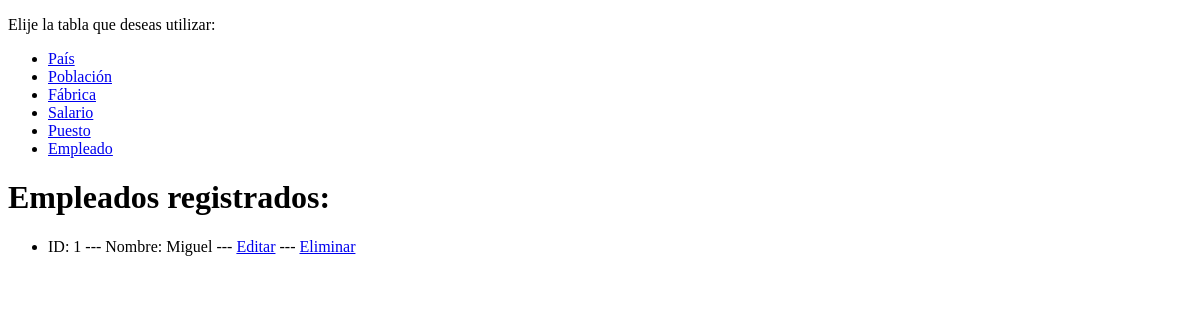
The page /gestion/listar_empleados/ on the database as committed earlier.
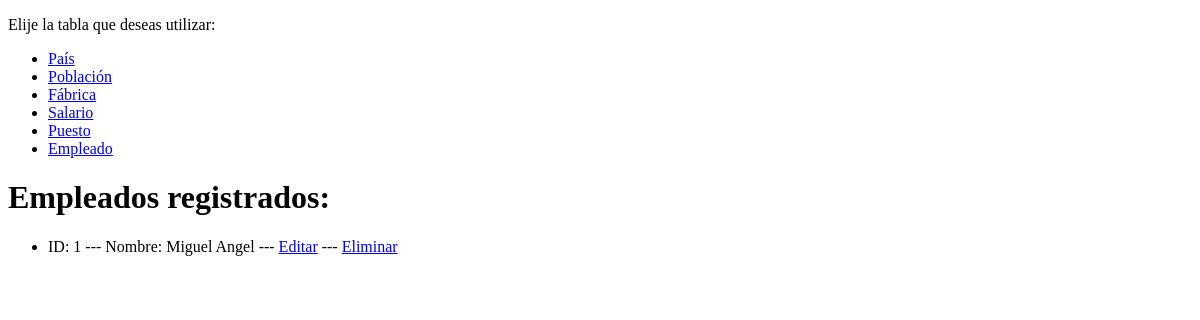
The same page on the database as committed later.
### gestion/models.py (models this page shows)
class Empleado(models.Model):
    nombre_empleado = models.CharField(max_length=50)
    documento = models.CharField(max_length=20)
    email = models.CharField(max_length=75)
    direccion_empleado = models.CharField(max_length=40)
    puesto = models.ForeignKey(Puesto, on_delete=models.PROTECT)
    fabrica = models.ForeignKey(Fabrica, on_delete=models.PROTECT)

### gestion/views.py (the view)
# urls.py: path('listar_empleados/', views.listar_empleados, name="listar_empleados"),
def listar_empleados(request):
    empleados = Empleado.objects.all()
    return render(request, 'lista_empleados.html', {
        'empleados': empleados
    })

### templates/lista_empleados.html (shortened to what this page needs)
{% extends "layouts/app.html" %}
{% load static %}
{% block lista %}
<h1>Empleados registrados:</h1>
<ul>
  {% for empleado in empleados %}
  <li>ID: {{ empleado.id }} --- Nombre: {{ empleado.nombre_empleado }} --- <a href="{% url "formulario_editar_empleado" empleado.id %}">Editar</a> --- <a href="{% url "eliminar_empleado" empleado.id %}">Eliminar</a></li>
  {% endfor %}
</ul>
{% endblock lista %}

Rows that differ between the two databases and show on the page:
changed Empleado id 1: nombre_empleado "Miguel" → "Miguel Angel"
